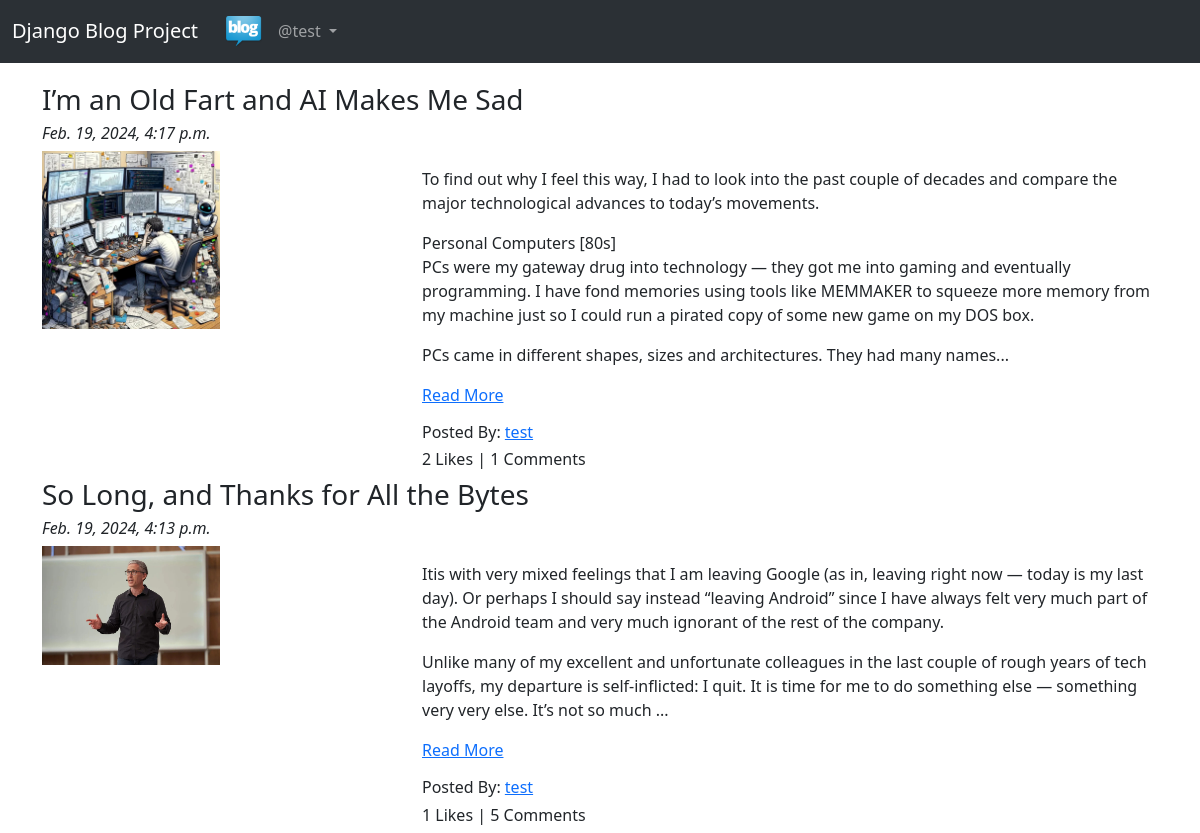
Page /blog/ (signed in) on the committed database.
### app_blog/models.py (models this page shows, shortened)
class Blog(models.Model):
    author = models.ForeignKey(User, on_delete=models.CASCADE, related_name='post_author')
    blog_title = models.CharField(max_length=264, verbose_name='Put a Title')
    slug = models.SlugField(max_length=264, unique=True)
    blog_content = models.TextField(verbose_name="What is on your mind")
    blog_image = models.ImageField(upload_to='blog_images', verbose_name="Image")
    publish_date = models.DateTimeField(auto_now_add=True)
    update_date = models.DateTimeField(auto_now=True)
    class Meta:
        ordering = ('-publish_date',)

### app_blog/views.py (the view)
# urls.py: path('', views.BlogList.as_view(), name='blog_list'),
class BlogList(ListView):
    context_object_name = 'blogs'
    model = Blog
    template_name = 'app_blog/blog_list.html'

### app_blog/templatetags/custom_filters.py (called while the page is built)
def range_filter(value):
    return value[:500] + "..."

### templates/app_blog/blog_list.html (shortened to what this page needs)
{% extends "base.html" %}
{% load custom_filters %}
{% block body_block %}
{% for blog in blogs %}
<h3>{{ blog.blog_title }}</h3>
<h6><i>{{ blog.publish_date }}</i></h6>
<div class=row>
    <div class=col-sm-4>
        <img src="/media/{{ blog.blog_image }}" alt="{{ blog.blog_title }}" title="{{ blog.blog_title }}" width="50%">
    </div>
    <div class=col-sm-8>
        <p>{{ blog.blog_content|range_filter|linebreaks }} <a href="{% url 'app_blog:blog_details' slug=blog.slug %}">Read More</a></p>
        <h6>Posted By: <a href="#">{{ blog.author }}</a></h6>
        <h6>{{ blog.liked_blog.count }} Likes | {{ blog.blog_comment.count }} Comments</h6>
    </div>
</div>
{% endfor %}
{% endblock %}

### templates/base.html (shortened to what this page needs)
<!DOCTYPE html>
<html lang="en">
<head>
    <link href="https://cdn.jsdelivr.net/npm/bootstrap@5.3.1/dist/css/bootstrap.min.css" rel="stylesheet"
>
</head>
<body>
    <nav class="navbar navbar-expand-lg bg-body-tertiary" data-bs-theme="dark">
        <div class="container-fluid">
          <a class="navbar-brand" href="#">Django Blog Project</a>
          <div class="collapse navbar-collapse" id="navbarText">
            <ul class="navbar-nav me-auto mb-2 mb-lg-0">
              <li class="nav-item active">
                <a class="nav-link" aria-current="page" href="{% url 'index' %}"><img src="/media/logo-home.jpg" width="40px"></a>
              </li>
            {% if user.is_authenticated %}
              <div class="collapse navbar-collapse" id="navbarNavDarkDropdown">
                <ul class="navbar-nav">
                  <li class="nav-item dropdown">
                    <a class="nav-link dropdown-toggle" href="#" id="navbarDarkDropdownMenuLink" role="button" data-bs-toggle="dropdown" aria-expanded="false">
                      @{{ user.username}}
                    </a>
                  </li>
                </ul>
              </div>
            {% endif %}
            </ul>
          </div>
        </div>
    </nav>
<div class="container" style="padding-top: 20px">
  {% block body_block %}
  {% endblock %}
</div>
</body>
</html>

### rows in the picture
Blog: blog_title "I’m an Old Fart and AI Makes Me Sad", publish_date "Feb. 19, 2024, 4:17 p.m.", blog_image (picture), blog_content|range_filter "To find out why I feel this way, I had to look into the past couple of decades and compare the major technological advances to today’s movements. Personal Computers [80s] PCs were my gateway drug into technology — they got me into gaming and eventually programming. I have fond memories using tools like MEMMAKER to squeeze more memory from my machine just so I could run a pirated copy of some new game on my DOS box. PCs came in different shapes, sizes and architectures. They had many names...", author "test", liked_blog.count "2", blog_comment.count "1"
Blog: blog_title "So Long, and Thanks for All the Bytes", publish_date "Feb. 19, 2024, 4:13 p.m.", blog_image (picture), blog_content|range_filter "Itis with very mixed feelings that I am leaving Google (as in, leaving right now — today is my last day). Or perhaps I should say instead “leaving Android” since I have always felt very much part of the Android team and very much ignorant of the rest of the company. Unlike many of my excellent and unfortunate colleagues in the last couple of rough years of tech layoffs, my departure is self-inflicted: I quit. It is time for me to do something else — something very very else. It’s not so much ...", author "test", liked_blog.count "1", blog_comment.count "5"

### other values in the picture
{{ user.username }} "test"
